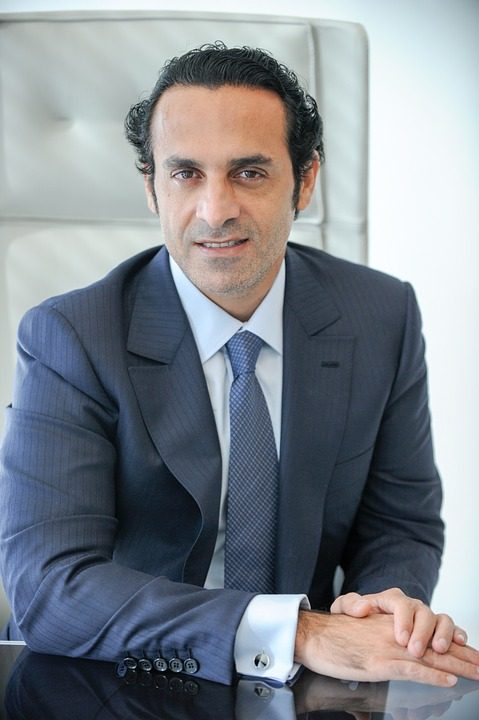
#> input picture Python/openCV/images/face/01.jpg, 479 x 720 px; its folder holds 4 pictures in this run
$ python genderClassifier.py
#> lines starting #> are read from the running program, lines starting #| are printed output that depends on the picture; after the words box and inside, x2 and y2 are one past the last pixel; in counts of white or black regions, pixels touching at a corner belong together
### Python/openCV/haar_utils.py
import numpy as np, cv2

def preprocessing(no):  # 검출 전처리
#> called with no = 1
    image = cv2.imread('images/face/%02d.jpg' %no, cv2.IMREAD_COLOR)
#> image is the input picture: shape (720, 479, 3); mean B, G, R 141.6, 134.5, 128.5
    if image is None: return None, None
    gray = cv2.cvtColor(image, cv2.COLOR_BGR2GRAY)  # 명암도 영상 변환
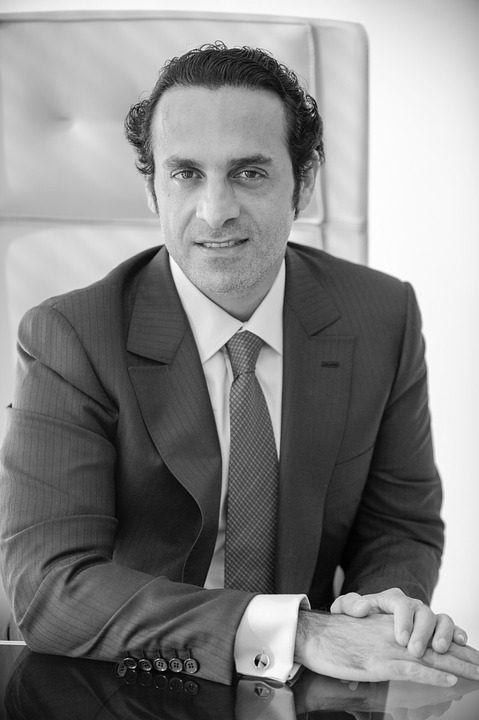
#> gray: shape (720, 479); min 0, max 255, mean 133.5
    gray = cv2.equalizeHist(gray)  # 히스토그램 평활화
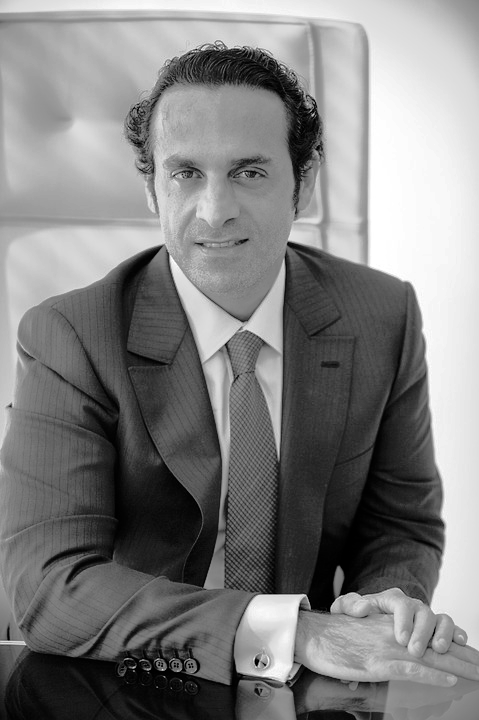
#> gray: shape (720, 479); min 0, max 255, mean 128.2
    return image, gray

def correct_image(image, face_center, eye_centers):
    pt0, pt1 = eye_centers
    if pt0[0] > pt1[0]: pt0, pt1 = pt1, pt0         # 두 좌표 스왑

    dx, dy = np.subtract(pt1, pt0).astype(float)                   # 두 좌표간 차분 계산
    angle = cv2.fastAtan2(dy, dx)                   # 차분으로 기울기 계산
    rot_mat = cv2.getRotationMatrix2D(face_center, angle, 1)

    size = image.shape[1::-1]                  # 행태와 크기는 역순
    corr_image = cv2.warpAffine(image, rot_mat, size, cv2.INTER_CUBIC)

    eye_centers = np.expand_dims(eye_centers, axis=0)             # 차원 증가
    corr_centers = cv2.transform(eye_centers, rot_mat)
    corr_centers = np.squeeze(corr_centers, axis=0)              # 차원 감소

    return corr_image, corr_centers                 # 보정 결과 반환

def define_roi(pt, size):
    return np.ravel([pt, size]).astype(int)

def detect_object(center, face):
    w, h = face[2:4]
    center = np.array(center)
    gap1 = np.multiply((w,h), (0.45, 0.65))      # 평행이동 거리
    gap2 = np.multiply((w,h), (0.20, 0.1))

    pt1 = center - gap1        # 좌상단 평행이동 - 머리 시작좌표
    pt2 = center + gap1             # 우하단 평행이동 - 머리 종료좌표
    hair = define_roi(pt1, pt2-pt1)       # 머리 영역

    size = np.multiply(hair[2:4], (1, 0.4))
    hair1 = define_roi(pt1, size)             # 윗머리 영역
    hair2 = define_roi(pt2-size, size)             # 귀밑머리 영역

    lip_center = center + (0, h * 0.3)
    lip1 = lip_center - gap2    # 좌상단 평행이동
    lip2 = lip_center + gap2         # 우하단 평행이동
    lip = define_roi(lip1, lip2-lip1)

    return [hair1, hair2, lip, hair]

### Python/openCV/haar_histogram.py
import numpy as np, cv2

def draw_ellipse(image, roi, ratio, color, thickness=cv2.FILLED):
    x, y, w, h = roi
    center = (x + w // 2, y + h // 2)                   # 타원 중심
    size = (int(w * ratio), int(h * ratio))             # 타원 크기
    cv2.ellipse(image, center, size, 0, 0, 360, color, thickness)
    return image

def make_masks(rois, correct_shape):                              # 영역별 마스크 생성
    base_mask = np.full(correct_shape, 255, np.uint8)
    hair_mask = draw_ellipse(base_mask, rois[3], 0.45, 0,  -1)
    lip_mask = draw_ellipse(np.copy(base_mask), rois[2], 0.45, 255)

    masks = [hair_mask, hair_mask, lip_mask, ~lip_mask]
    masks = [mask[y:y+h,x:x+w] for mask,(x,y, w,h) in zip(masks, rois)]

    # for i, mask in enumerate(masks):
    #     cv2.imshow('mask'+str(i), mask)
    # cv2.waitKey()

    return masks

def calc_histo(image, rois, masks):
    bsize = (64, 64,64)  # 히스토그램 계급 개수
    ranges = (0,256, 0,256, 0,256)                                 # 각 채널 빈도 범위

    subs = [image[y:y+h, x:x+w] for x, y, w, h in rois]
    hists = [cv2.calcHist([sub], [0,1,2], mask, bsize, ranges) for sub, mask in zip(subs, masks)]
    hists = [ h/np.sum(h) for h in hists]           # 정규화

    sim1 = cv2.compareHist(hists[2], hists[3], cv2.HISTCMP_CORREL)
    sim2 = cv2.compareHist(hists[0], hists[1], cv2.HISTCMP_CORREL)
    return  sim1, sim2

### Python/openCV/haar_classify.py
import cv2
from haar_histogram import draw_ellipse
from Common.utils import put_string

def classify(image, sims, no):
    criteria = 0.25 if sims[0] > 0.2 else 0.1            # 얼굴-임술: 비슷하면(큰값) 남자
    value = sims[1] > criteria

    text = "Woman" if value else "Man"

    text = '%02dg: ' %no + text
    result = "유사도 [입술-얼굴: %4.3f 윗-귀밑머리: %4.3f]" % (sims)

    put_string(image, text, (10, 30), "")           # 영상 출력
    print(text + " - " + result)                    # 콘솔창 출력

def display(image, face_center, centers, sub):
    cv2.circle(image, face_center, 3, (0, 0, 255), 2)	    # 얼굴 중심점 표시
    cv2.circle(image, tuple(centers[0]), 10, (0, 255, 0), 2)	# 눈 표시
    cv2.circle(image, tuple(centers[1]), 10, (0, 255, 0), 2)
    draw_ellipse(image, sub[2], 0.35,(0, 0, 255),  2)	    # 얼굴 타원
    draw_ellipse(image, sub[3], 0.45,(255, 100, 0), 2)     # 입술 타원
    cv2.imshow("correct_image", image)

### Python/openCV/Common/utils.py
import numpy as np, cv2, time

# [12 lines left out: function print_matInfo, not called in this run]

# 수행시간 체크 함수
stime = 0
# [26 lines left out: functions ck_time, time_check, not called in this run]


# 문자열 출력 함수 - 그림자 효과
def put_string(frame, text, pt, value=None, color=(120, 200, 90)) :
    text = str(text) + str(value)
    shade = (pt[0] + 2, pt[1] + 2)
    font = cv2.FONT_HERSHEY_SIMPLEX
    cv2.putText(frame, text, shade, font, 0.7, (0, 0, 0), 2) # 그림자 효과
    cv2.putText(frame, text, pt   , font, 0.7, color, 2) # 작성 문자

# [13 lines left out: function print_mat, not called in this run]

def contain(p, shape):                              # 좌표(y,x)가 범위내 인지 검사
    return 0<= p[0] < shape[0] and 0<= p[1] < shape[1]

def contain_pts(p, p1, p2):
    return p1[0] <= p[0] < p2[0] and p1[1] <= p[1] < p2[1]

# 시작점 종료점 사각형을 시작점, 크기 형식으로 변환
# [6 lines left out: function rect_convert, not called in this run]

# 시작점과 크기로 사각형 정의
def define_rect(pt, size):
    return (pt[0], pt[1], size[0], size[1])

# 시작점 종료점으로 사각형 정의
def define_rect_pt(pt1, pt2):
    size = np.subtract(pt2, pt1)            # 두좌표 차분 - 너비 높이 계산
    return (pt1[0], pt1[1], size[0], size[1])

### Python/openCV/genderClassifier.py
#!/usr/bin/env python
# coding: utf-8

# In[1]:


import cv2
from haar_utils import preprocessing,correct_image, detect_object
from haar_classify import classify, display
from haar_histogram import make_masks, calc_histo


# In[3]:


face_cascade = cv2.CascadeClassifier("haarcascade_frontalface_alt2.xml")  # 정면 검출기
eye_cascade = cv2.CascadeClassifier("haarcascade_eye.xml")  # 눈 검출기


# In[4]:


no, max_no, cnt = 0, 60, 1
while True:
    no = no + cnt
    image, gray = preprocessing(no)                             # 전처리 수행
    if image is None:
        print("%02d.jpg: 영상 파일 없음" % no)
        if no < 0 : no = max_no
        elif no >= max_no: no = 0
        continue

    faces = face_cascade.detectMultiScale(gray, 1.1, 2, 0, (100, 100))
#> faces = [[131, 107, 173, 173]]
    if faces.any():
        x, y, w, h = faces[0]
#> x = 131; y = 107; w = 173; h = 173
        face_image = image[y:y+h, x:x+w]  # 얼굴 영역 영상 가져오기
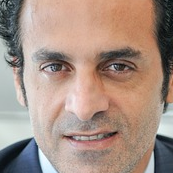
#> face_image: shape (173, 173, 3); mean B, G, R 132.5, 144.5, 167.5
        eyes = eye_cascade.detectMultiScale(face_image, 1.15, 7, 0, (25, 20))
#> eyes = [[32, 43, 48, 48], [90, 42, 51, 51]]

        if len(eyes) == 2:
            face_center = (int(x + w//2), int(y + h//2))
#> face_center = (217, 193)
            eye_centers = [(x + ex + ew // 2, y + ey + eh // 2) for ex, ey, ew, eh in eyes]
#> eye_centers = [(187, 174), (246, 174)]
            corr_image, corr_centers = correct_image(image, face_center, eye_centers)  # 기울기 보정
#> in correct_image, `pt0, pt1 = eye_centers`: pt0 = (187, 174); pt1 = (246, 174)
#> in correct_image, `dx, dy = np.subtract(pt1, pt0).astype(float)`: dx = 59; dy = 0
#> in correct_image, `rot_mat = cv2.getRotationMatrix2D(face_center, angle, 1)`: rot_mat = [[1, 0, 0], [0, 1, 0]]
#> in correct_image, `eye_centers = np.expand_dims(eye_centers, axis=0)`: eye_centers = [[187, 174], [246, 174]]
#> corr_centers = [[187, 174], [246, 174]]

            sub_roi = detect_object(face_center, faces[0])      # 머리 및 입술영역 검출
#> in detect_object, `w, h = face[2:4]`: w = 173
#> in detect_object, `center = np.array(center)`: center = [217, 193]
#> in detect_object, `gap1 = np.multiply((w,h), (0.45, 0.65))`: gap1 = [77.85, 112.5]
#> in detect_object, `gap2 = np.multiply((w,h), (0.20, 0.1))`: gap2 = [34.6, 17.3]
#> in detect_object, `pt1 = center - gap1`: pt1 = [139.1, 80.55]
#> in detect_object, `pt2 = center + gap1`: pt2 = [294.9, 305.4]
#> in detect_object, `hair = define_roi(pt1, pt2-pt1)`: hair = [139, 80, 155, 224]
#> in detect_object, `size = np.multiply(hair[2:4], (1, 0.4))`: size = [155, 89.6]
#> in detect_object, `hair1 = define_roi(pt1, size)`: hair1 = [139, 80, 155, 89]
#> in detect_object, `hair2 = define_roi(pt2-size, size)`: hair2 = [139, 215, 155, 89]
#> in detect_object, `lip_center = center + (0, h * 0.3)`: lip_center = [217, 244.9]
#> in detect_object, `lip1 = lip_center - gap2`: lip1 = [182.4, 227.6]
#> in detect_object, `lip2 = lip_center + gap2`: lip2 = [251.6, 262.2]
#> in detect_object, `lip = define_roi(lip1, lip2-lip1)`: lip = [182, 227, 69, 34]
#> sub_roi = [[139, 80, 155, 89], [139, 215, 155, 89], [182, 227, 69, 34], [139, 80, 155, 224]]
            masks = make_masks(sub_roi, corr_image.shape[:2])      # 4개 마스크 생성
#> in draw_ellipse, `x, y, w, h = roi`: x = 139; y = 80; w = 155; h = 224
#> in draw_ellipse, `center = (x + w // 2, y + h // 2)`: center = (216, 192)
#> in draw_ellipse, `size = (int(w * ratio), int(h * ratio))`: size = (69, 100)
#> in draw_ellipse, `cv2.ellipse(image, center, size, 0, 0, 360, color, thickness)`:
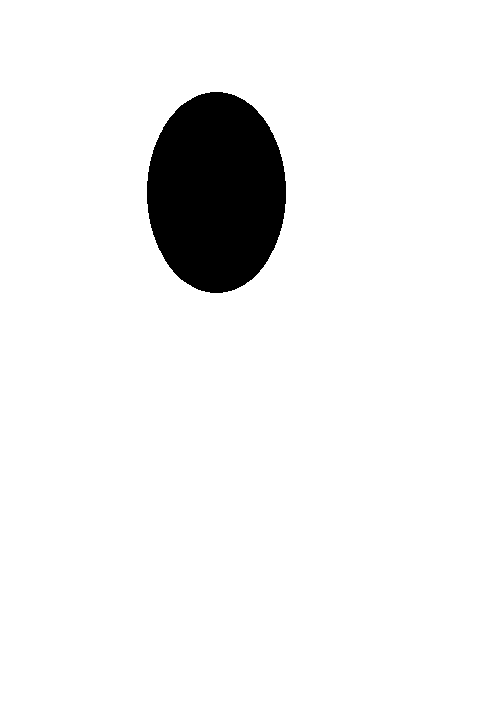
#> image: shape (720, 479); 93.6% white; 1 black region, box (x1, y1, x2, y2) and area: (147, 92, 286, 293) 21931
#> call 2 of draw_ellipse, with roi = array of shape (4,), ratio = 0.45, color = 255, thickness = -1
#> in draw_ellipse (call 2), `x, y, w, h = roi`: x = 182; y = 227; w = 69; h = 34
#> in draw_ellipse (call 2), `center = (x + w // 2, y + h // 2)`: center = (216, 244)
#> in draw_ellipse (call 2), `size = (int(w * ratio), int(h * ratio))`: size = (31, 15)
#> in draw_ellipse (call 2), `cv2.ellipse(image, center, size, 0, 0, 360, color, thickness)`:
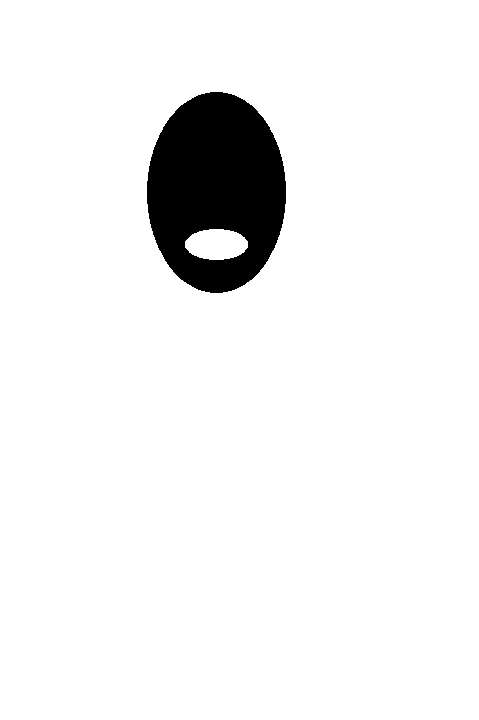
#> image: shape (720, 479); 94.1% white; 1 black region, box (x1, y1, x2, y2) and area: (147, 92, 286, 293) 20392
#> in make_masks, `masks = [mask[y:y+h,x:x+w] for mask,(x,y, w,h) in zip(masks, rois)]`: masks = 4 items
#> masks = 4 items
            sims = calc_histo(corr_image, sub_roi, masks)	    # 4개 히스토그램 생성
#> in calc_histo, `sim1 = cv2.compareHist(hists[2], hists[3], cv2.HISTCMP_CORREL)`: sim1 = -0.0199
#> in calc_histo, `sim2 = cv2.compareHist(hists[0], hists[1], cv2.HISTCMP_CORREL)`: sim2 = -0.0717
#> sims = (-0.0199, -0.0717)

            classify(corr_image, sims, no)                        # 성별 분류 및 표시
#> in classify, `criteria = 0.25 if sims[0] > 0.2 else 0.1`: criteria = 0.1
#> in classify, `value = sims[1] > criteria`: value = False
#> in classify, `text = "Woman" if value else "Man"`: text = 'Man'
#> in classify, `text = '%02dg: ' %no + text`: text = '01g: Man'
#> in classify, `result = "유사도 [입술-얼굴: %4.3f 윗-귀밑머리: %4.3f]" % (sims)`: result = '유사도 [입술-얼굴: -0.020 윗-귀밑머리: -0.072]'
#> in put_string, `cv2.putText(frame, text, pt   , font, 0.7, color, 2)`:
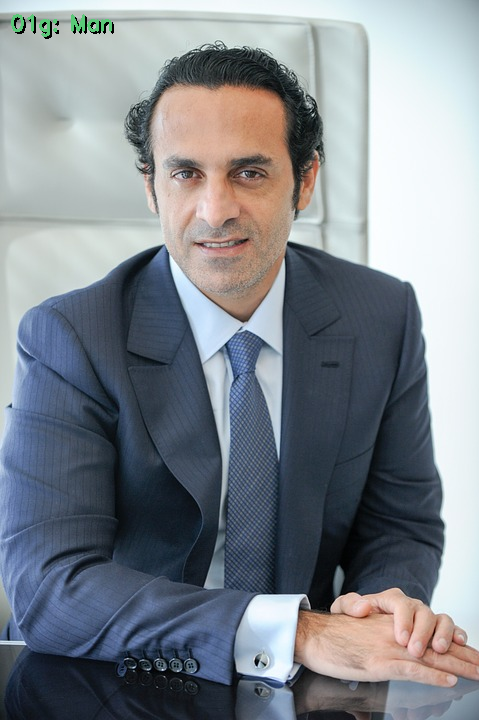
#> frame: shape (720, 479, 3); mean B, G, R 141.3, 134.3, 128.1
#| 01g: Man - 유사도 [입술-얼굴: -0.020 윗-귀밑머리: -0.072]
            display(corr_image, face_center, corr_centers, sub_roi) # 얼굴, 눈 표시
#> in display, `cv2.circle(image, face_center, 3, (0, 0, 255), 2)`: image: shape (720, 479, 3); 0.02% of pixels changed, all inside (x1, y1, x2, y2) = (213, 189, 222, 198)
#> call 4 of draw_ellipse, with roi = array of shape (4,), ratio = 0.45, color = (255, 100, 0), thickness = 2
#> in draw_ellipse (call 4), `x, y, w, h = roi`: x = 139; y = 80; w = 155; h = 224
#> in draw_ellipse (call 4), `center = (x + w // 2, y + h // 2)`: center = (216, 192)
#> in draw_ellipse (call 4), `size = (int(w * ratio), int(h * ratio))`: size = (69, 100)
#> in draw_ellipse (call 4), `cv2.ellipse(image, center, size, 0, 0, 360, color, thickness)`:
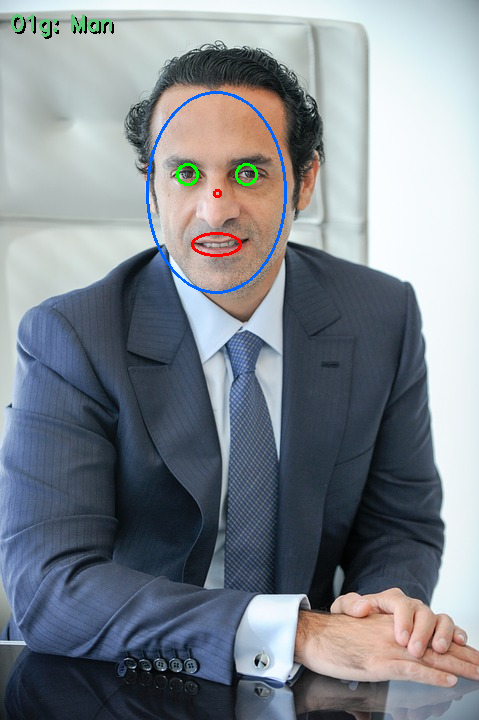
#> image: shape (720, 479, 3); mean B, G, R 141.5, 134.1, 127.2
        else: print("%02d.jpg: 눈 미검출" % no)
    else: print("%02d.jpg: 얼굴 미검출" % no)

    key = cv2.waitKeyEx(0)                          # 키 이벤트 대기
#> (key Esc is pressed here)
    if key == 2490368: cnt =  1                # 윗쪽 화살표 키이면 다음 영상
    elif key == 2621440: cnt = -1                  # 아래쪽 화살표 키이면 이전 영상
    elif key == 32 or key == 27: break              # 프로그램 종료 조건

cv2.destroyAllWindows()


# In[ ]:
